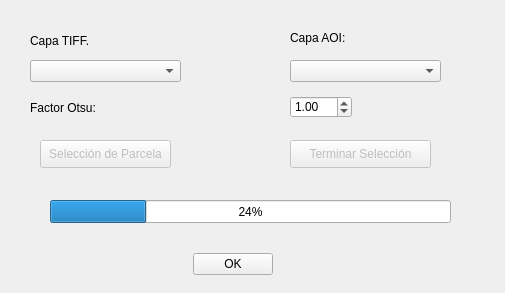
<?xml version="1.0" encoding="UTF-8"?>
<ui version="4.0">
 <class>SegmentadorOlivosDialogBase</class>
 <widget class="QDialog" name="SegmentadorOlivosDialogBase">
  <property name="geometry">
   <rect>
    <x>0</x>
    <y>0</y>
    <width>505</width>
    <height>293</height>
   </rect>
  </property>
  <widget class="QLabel" name="labelEstado">
   <property name="geometry">
    <rect>
     <x>30</x>
     <y>20</y>
     <width>181</width>
     <height>41</height>
    </rect>
   </property>
   <property name="text">
    <string>Capa TIFF.</string>
   </property>
  </widget>
  <widget class="QProgressBar" name="progressBar">
   <property name="geometry">
    <rect>
     <x>50</x>
     <y>200</y>
     <width>401</width>
     <height>23</height>
    </rect>
   </property>
   <property name="value">
    <number>24</number>
   </property>
  </widget>
  <widget class="QComboBox" name="comboRaster">
   <property name="geometry">
    <rect>
     <x>30</x>
     <y>60</y>
     <width>151</width>
     <height>22</height>
    </rect>
   </property>
  </widget>
  <widget class="QLabel" name="labelAOI">
   <property name="geometry">
    <rect>
     <x>290</x>
     <y>30</y>
     <width>55</width>
     <height>16</height>
    </rect>
   </property>
   <property name="text">
    <string>Capa AOI:</string>
   </property>
  </widget>
  <widget class="QComboBox" name="comboAOI">
   <property name="geometry">
    <rect>
     <x>290</x>
     <y>60</y>
     <width>151</width>
     <height>22</height>
    </rect>
   </property>
  </widget>
  <widget class="QLabel" name="labelOtsuFactor">
   <property name="geometry">
    <rect>
     <x>30</x>
     <y>100</y>
     <width>151</width>
     <height>16</height>
    </rect>
   </property>
   <property name="text">
    <string>Factor Otsu:</string>
   </property>
  </widget>
  <widget class="QDoubleSpinBox" name="spinOtsuFactor">
   <property name="geometry">
    <rect>
     <x>290</x>
     <y>96</y>
     <width>62</width>
     <height>22</height>
    </rect>
   </property>
   <property name="decimals">
    <number>2</number>
   </property>
   <property name="minimum">
    <double>0.50</double>
   </property>
   <property name="maximum">
    <double>2.00</double>
   </property>
   <property name="singleStep">
    <double>0.05</double>
   </property>
   <property name="value">
    <double>1.00</double>
   </property>
  </widget>


  <widget class="QDialogButtonBox" name="buttonBox">
   <property name="geometry">
    <rect>
     <x>172</x>
     <y>250</y>
     <width>101</width>
     <height>28</height>
    </rect>
   </property>
   <property name="standardButtons">
    <set>QDialogButtonBox::Ok</set>
   </property>
  </widget>
  <widget class="QPushButton" name="btnTerminarMuestras">
   <property name="enabled">
    <bool>false</bool>
   </property>
   <property name="geometry">
    <rect>
     <x>290</x>
     <y>140</y>
     <width>141</width>
     <height>28</height>
    </rect>
   </property>
   <property name="text">
    <string>Terminar Selección</string>
   </property>
   <property name="autoDefault">
    <bool>true</bool>
   </property>
   <property name="default">
    <bool>true</bool>
   </property>
  </widget>
  <widget class="QPushButton" name="btnIniciarMuestras">
   <property name="enabled">
    <bool>false</bool>
   </property>
   <property name="geometry">
    <rect>
     <x>40</x>
     <y>140</y>
     <width>131</width>
     <height>28</height>
    </rect>
   </property>
   <property name="text">
    <string>Selección de Parcela</string>
   </property>
  </widget>
 </widget>
 <resources/>
 <connections/>
</ui>
